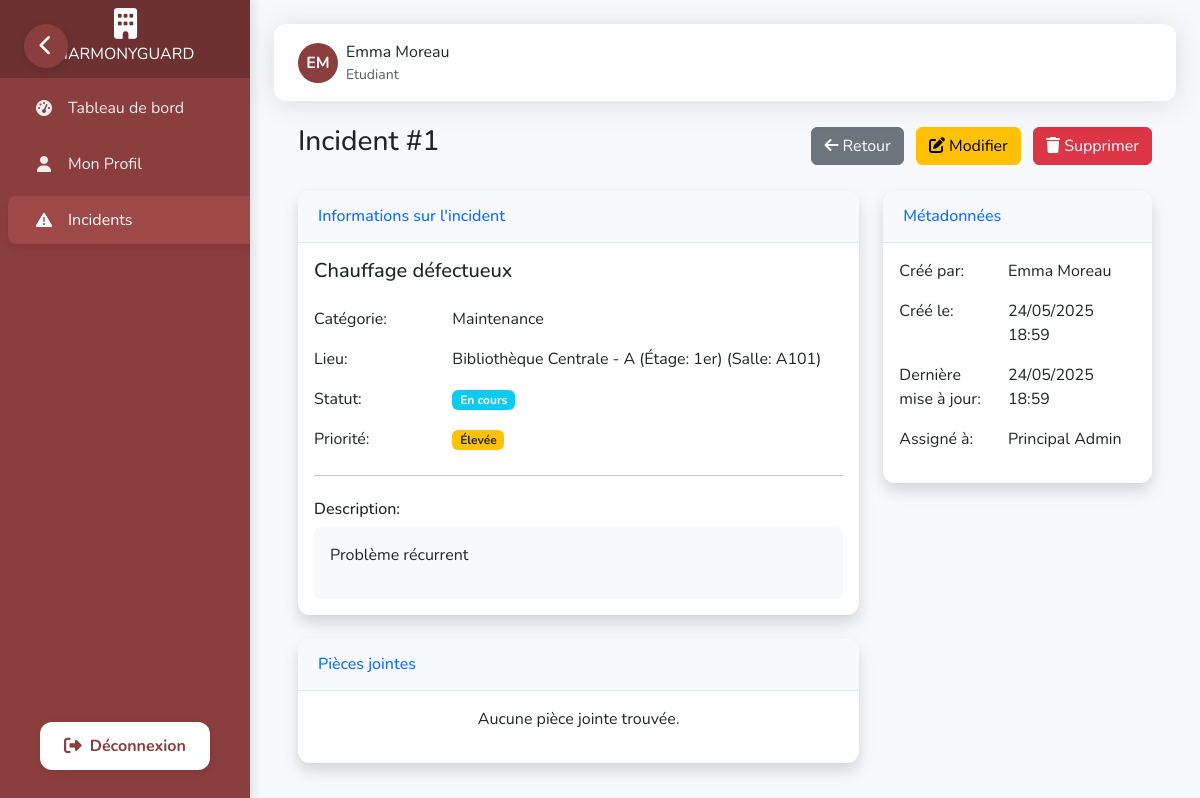
The page /dashboard/incidents/1/ (signed in) on the database its author committed.
### dashboard/models.py (models this page shows, shortened)
class Utilisateur(AbstractBaseUser, PermissionsMixin):
    nom = models.CharField(max_length=50)
    prenom = models.CharField(max_length=50)
    email = models.EmailField(unique=True)
    telephone = models.CharField(max_length=20, blank=True, null=True)
    actif = models.BooleanField(default=True)
    role = models.ForeignKey(Role, on_delete=models.CASCADE)
    is_staff = models.BooleanField(default=False)
    is_superuser = models.BooleanField(default=False)
    objects = UtilisateurManager()
    USERNAME_FIELD = 'email'
    REQUIRED_FIELDS = ['nom', 'prenom']
    @property
    def is_active(self):
        return self.actif

class Role(models.Model):
    nom = models.CharField(max_length=30, unique=True)
    permissions = models.TextField(blank=True)
    @property
    def permissions_list(self):
        if not self.permissions:
            return []
        return [p.strip() for p in self.permissions.split(',')]

class Incident(models.Model):
    STATUT_CHOICES = [
        ('nouveau', 'Nouveau'),
        ('en_cours', 'En cours'),
        ('resolu', 'Résolu'),
        ('ferme', 'Fermé'),
    ]
    PRIORITE_CHOICES = [
        ('faible', 'Faible'),
        ('moyenne', 'Moyenne'),
        ('elevee', 'Élevée'),
        ('critique', 'Critique'),
    ]
    titre = models.CharField(max_length=100)
    description = models.TextField()
    date_creation = models.DateTimeField(auto_now_add=True)
    date_modif = models.DateTimeField(auto_now=True)
    statut = models.CharField(max_length=10, choices=STATUT_CHOICES, default='nouveau')
    priorite = models.CharField(max_length=10, choices=PRIORITE_CHOICES, default='moyenne')
    categorie = models.ForeignKey('Categorie', on_delete=models.CASCADE)
    createur = models.ForeignKey('Utilisateur', related_name='incidents_crees', on_delete=models.CASCADE)
    assigne = models.ForeignKey('Utilisateur', related_name='incidents_assignes', on_delete=models.CASCADE, blank=True, null=True)
    lieu = models.ForeignKey('Lieu', on_delete=models.CASCADE, blank=True, null=True)

class Categorie(models.Model):
    nom = models.CharField(max_length=50, unique=True)
    description = models.TextField(blank=True, null=True)

class Lieu(models.Model):
    nom = models.CharField(max_length=50)
    batiment = models.CharField(max_length=50, blank=True, null=True)
    etage = models.CharField(max_length=20, blank=True, null=True)
    salle = models.CharField(max_length=20, blank=True, null=True)

### dashboard/views.py (the view)
# urls.py: path('incidents/<int:pk>/', views.detail_incident, name='detail_incident'),
@login_required
def detail_incident(request, pk):
    incident = get_object_or_404(Incident, pk=pk)
    role_name = request.user.role.nom.lower()
    if role_name != 'admin' and 'view_incident' not in request.user.role.permissions_list and incident.createur != request.user:
        messages.error(request, "Vous n'avez pas la permission de voir cet incident.")
        return redirect('liste_incidents')
    pieces_jointes = incident.pieces_jointes.all()
    return render(request, 'dashboard/incidents/detail.html', {
        'incident': incident,
        'pieces_jointes': pieces_jointes
    })

### dashboard/templates/dashboard/incidents/detail.html (shortened to what this page needs)
{% extends 'dashboard/base.html' %}
{% load static %}
{% block content %}
<div class="container-fluid px-4">
    <div class="d-flex justify-content-between align-items-center mb-4">
        <h1 class="h3 text-gray-800">Incident #{{ incident.id }}</h1>
        <div>
            <a href="{% url 'liste_incidents' %}" class="btn btn-secondary me-2">
                <i class="fas fa-arrow-left"></i> Retour
            </a>
            <a href="{% url 'modifier_incident' incident.id %}" class="btn btn-warning me-2">
                <i class="fas fa-edit"></i> Modifier
            </a>
            <a href="{% url 'supprimer_incident' incident.id %}" class="btn btn-danger">
                <i class="fas fa-trash"></i> Supprimer
            </a>
        </div>
    </div>
    <div class="row">
        <div class="col-lg-8">
            <div class="card shadow mb-4">
                <div class="card-header py-3">
                    <h6 class="m-0 font-weight-bold text-primary">Informations sur l'incident</h6>
                </div>
                <div class="card-body">
                    <h5 class="card-title font-weight-bold">{{ incident.titre }}</h5>
                    <div class="row mt-4">
                        <div class="col-md-3 font-weight-bold">Catégorie:</div>
                        <div class="col-md-9">{{ incident.categorie.nom }}</div>
                    </div>
                    <div class="row mt-3">
                        <div class="col-md-3 font-weight-bold">Lieu:</div>
                        <div class="col-md-9">
                            {% if incident.lieu %}
                            {{ incident.lieu.nom }} - {{ incident.lieu.batiment }}
                            {% if incident.lieu.etage %}(Étage: {{ incident.lieu.etage }}){% endif %}
                            {% if incident.lieu.salle %}(Salle: {{ incident.lieu.salle }}){% endif %}
                            {% else %}
                            Non spécifié
                            {% endif %}
                        </div>
                    </div>
                    <div class="row mt-3">
                        <div class="col-md-3 font-weight-bold">Statut:</div>
                        <div class="col-md-9">
                            {% if incident.statut == 'nouveau' %}
                            <span class="badge bg-warning text-dark">Nouveau</span>
                            {% elif incident.statut == 'en_cours' %}
                            <span class="badge bg-info text-white">En cours</span>
                            {% elif incident.statut == 'resolu' %}
                            <span class="badge bg-success text-white">Résolu</span>
                            {% else %}
                            <span class="badge bg-secondary text-white">Fermé</span>
                            {% endif %}
                        </div>
                    </div>
                    <div class="row mt-3">
                        <div class="col-md-3 font-weight-bold">Priorité:</div>
                        <div class="col-md-9">
                            {% if incident.priorite == 'faible' %}
                            <span class="badge bg-success text-white">Faible</span>
                            {% elif incident.priorite == 'moyenne' %}
                            <span class="badge bg-info text-white">Moyenne</span>
                            {% elif incident.priorite == 'elevee' %}
                            <span class="badge bg-warning text-dark">Élevée</span>
                            {% else %}
                            <span class="badge bg-danger text-white">Critique</span>
                            {% endif %}
                        </div>
                    </div>
                    <hr class="my-4">
                    <div class="mt-4">
                        <h6 class="font-weight-bold">Description:</h6>
                        <div class="p-3 bg-light rounded">
                            {{ incident.description|linebreaks }}
                        </div>
                    </div>
                </div>
            </div>
            <div class="card shadow mb-4">
                <div class="card-header py-3 d-flex justify-content-between align-items-center">
                    <h6 class="m-0 font-weight-bold text-primary">Pièces jointes</h6>
                </div>
                <div class="card-body">
                    {% if pieces_jointes %}
                    <div class="table-responsive">
                        <table class="table table-bordered">
                            <thead>
                                <tr>
                                    <th>Nom</th>
                                    <th>Type</th>
                                    <th>Taille</th>
                                    <th>Actions</th>
                                </tr>
                            </thead>
                            <tbody>
                                {% for piece in pieces_jointes %}
                                <tr>
                                    <td>{{ piece.nom_fichier }}</td>
                                    <td>{{ piece.type|default:"Non spécifié" }}</td>
                                    <td>
                                        {% if piece.taille %}
                                        {% if piece.taille < 1024 %} {{ piece.taille }} B {% elif piece.taille < 1048576
                                            %} {{ piece.taille|divisibleby:1024 }} KB {% else %} {{
                                            piece.taille|divisibleby:1048576 }} MB {% endif %} {% else %} Non spécifié
                                            {% endif %} </td>
                                    <td>
                                        <a href="{{ piece.chemin.url }}" class="btn btn-sm btn-info" target="_blank">
                                            <i class="fas fa-download"></i>
                                        </a>
                                        <a href="{% url 'supprimer_piece_jointe' piece.id %}"
                                            class="btn btn-sm btn-danger">
                                            <i class="fas fa-trash"></i>
                                        </a>
                                    </td>
                                </tr>
                                {% endfor %}
                            </tbody>
                        </table>
                    </div>
                    {% else %}
                    <p class="text-center">Aucune pièce jointe trouvée.</p>
                    {% endif %}
                </div>
            </div>
        </div>
        <div class="col-lg-4">
            <div class="card shadow mb-4">
                <div class="card-header py-3">
                    <h6 class="m-0 font-weight-bold text-primary">Métadonnées</h6>
                </div>
                <div class="card-body">
                    <div class="row mb-3">
                        <div class="col-md-5 font-weight-bold">Créé par:</div>
                        <div class="col-md-7">{{ incident.createur.prenom }} {{ incident.createur.nom }}</div>
                    </div>
                    <div class="row mb-3">
                        <div class="col-md-5 font-weight-bold">Créé le:</div>
                        <div class="col-md-7">{{ incident.date_creation|date:"d/m/Y H:i" }}</div>
                    </div>
                    <div class="row mb-3">
                        <div class="col-md-5 font-weight-bold">Dernière mise à jour:</div>
                        <div class="col-md-7">{{ incident.date_modif|date:"d/m/Y H:i" }}</div>
                    </div>
                    <div class="row mb-3">
                        <div class="col-md-5 font-weight-bold">Assigné à:</div>
                        <div class="col-md-7">
                            {% if incident.assigne %}
                            {{ incident.assigne.prenom }} {{ incident.assigne.nom }}
                            {% else %}
                            Non assigné
                            {% endif %}
                        </div>
                    </div>
                </div>
            </div>
        </div>
    </div>
</div>
{% endblock %}

### dashboard/templates/dashboard/base.html (shortened to what this page needs)
<!DOCTYPE html>
<html lang="fr">
<head>
    {% load static %}
    <link href="https://cdn.jsdelivr.net/npm/bootstrap@5.3.0-alpha1/dist/css/bootstrap.min.css" rel="stylesheet">
    <link rel="stylesheet" href="https://cdnjs.cloudflare.com/ajax/libs/font-awesome/6.4.0/css/all.min.css">
    <link href="https://unpkg.com/aos@2.3.1/dist/aos.css" rel="stylesheet">
</head>
<body>
    {% if user.is_authenticated %}
    <nav class="sidebar" id="sidebar" data-aos="fade-right" data-aos-duration="1000">
        <a class="navbar-brand" href="{% url 'dashboard_home' %}">
            <i class="fas fa-building brand-icon"></i>
            <span class="brand-text">HARMONYGUARD</span>
        </a>
        <div class="nav flex-column">
            <div class="nav-item">
                <a class="nav-link {% if request.path == '/dashboard/' %}active{% endif %}"
                    href="{% url 'dashboard_home' %}">
                    <i class="fas fa-tachometer-alt"></i>
                    <span>Tableau de bord</span>
                </a>
            </div>
            <div class="nav-item">
                <a class="nav-link {% if request.path == '/profile/' %}active{% endif %}" href="{% url 'profile' %}">
                    <i class="fas fa-user"></i>
                    <span>Mon Profil</span>
                </a>
            </div>
            <div class="nav-item">
                <a class="nav-link {% if '/incidents/' in request.path %}active{% endif %}"
                    href="{% url 'liste_incidents' %}">
                    <i class="fas fa-exclamation-triangle"></i>
                    <span>Incidents</span>
                </a>
            </div>
        </div>
        <div class="logout-section">
            <a href="{% url 'custom_logout' %}" class="logout-button">
                <i class="fas fa-sign-out-alt"></i>
                <span>Déconnexion</span>
            </a>
        </div>
    </nav>
    <button class="sidebar-toggle" id="sidebarToggle" aria-label="Toggle Sidebar">
        <i class="fas fa-chevron-left"></i>
    </button>
    {% endif %}
    <div class="content" id="content">
        {% if user.is_authenticated %}
        <div class="topbar" data-aos="fade-down" data-aos-duration="800">
            <div class="d-flex align-items-center">
                <div class="d-flex align-items-center">
                    <div class="user-avatar">
                        {{ user.prenom|first }}{{ user.nom|first }}
                    </div>
                    <div class="ms-2">
                        <div>{{ user.prenom }} {{ user.nom }}</div>
                        <div class="small text-muted">{{ user.role.nom }}</div>
                    </div>
                </div>
            </div>
        </div>
        {% endif %}
        {% block content %}{% endblock %}
    </div>
</body>
</html>

### rows shown on the page
Utilisateur: prenom|first "E", nom|first "M", prenom "Emma", nom "Moreau", role.nom "Etudiant"
Incident: id "1", titre "Chauffage défectueux", categorie.nom "Maintenance", lieu.nom "Bibliothèque Centrale", lieu.batiment "A", lieu.etage "1er", lieu.salle "A101", description "Problème récurrent", createur.prenom "Emma", createur.nom "Moreau", date_creation "24/05/2025 18:59", date_modif "24/05/2025 18:59", assigne.prenom "Principal", assigne.nom "Admin"
